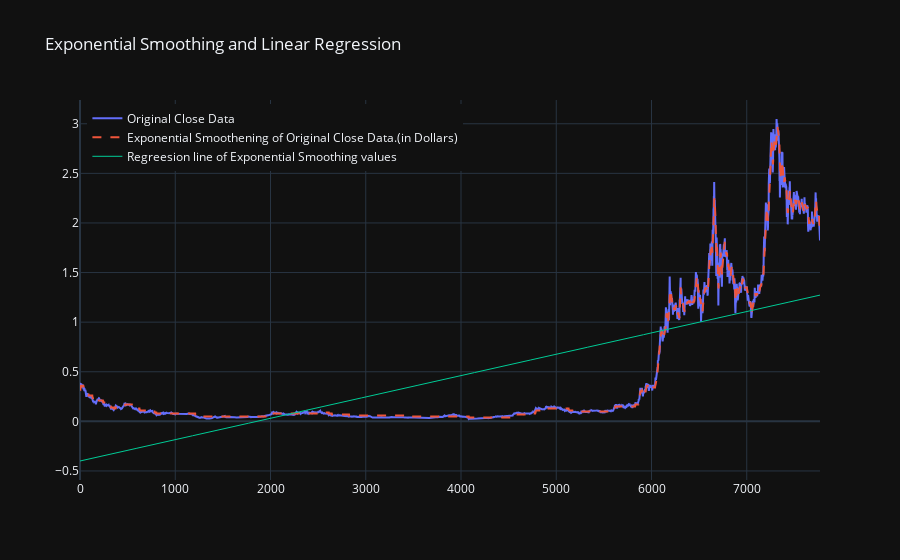

Notebook cell for this chart:
### Code cell
drawSmoothedRegressionPlot(np.arange(0, rows), close, "Original Close Data",
                           "Exponential Smoothening of Original Close Data.(in Dollars)", "Regreesion line of Exponential Smoothing values")

### Figure 1 — Plotly figure (JSON) as saved in the notebook; plotly's stock layout.template omitted (floating-point values rounded to 4 significant figures; data arrays with more than 128 entries replaced by an {"elided": "..."} marker saying what was removed)
{"data": [{"mode": "lines", "name": "Original Close Data", "type": "scatter", "x": {"elided": "7770 int values"}, "y": {"elided": "7770 float values"}}, {"line": {"dash": "dash"}, "mode": "lines", "name": "Exponential Smoothening of Original Close Data.(in Dollars)", "type": "scatter", "x": {"elided": "7770 int values"}, "y": {"elided": "7770 float values"}}, {"line": {"width": 1}, "mode": "lines", "name": "Regreesion line of Exponential Smoothing values", "type": "scatter", "x": {"elided": "7770 int values"}, "y": {"elided": "7770 float values"}}], "layout": {"legend": {"x": 0.01, "xanchor": "left", "y": 0.99, "yanchor": "top"}, "title": {"text": "Exponential Smoothing and Linear Regression"}}}
